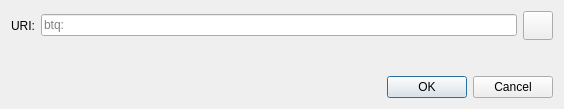
<?xml version="1.0" encoding="UTF-8"?>
<ui version="4.0">
 <class>OpenURIDialog</class>
 <widget class="QDialog" name="OpenURIDialog">
  <property name="geometry">
   <rect>
    <x>0</x>
    <y>0</y>
    <width>564</width>
    <height>109</height>
   </rect>
  </property>
  <property name="windowTitle">
   <string>Open btq URI</string>
  </property>
  <layout class="QVBoxLayout" name="verticalLayout">
   <item>
    <layout class="QHBoxLayout" name="horizontalLayout">
     <item>
      <widget class="QLabel" name="label">
       <property name="text">
        <string>URI:</string>
       </property>
      </widget>
     </item>
     <item>
      <widget class="QValidatedLineEdit" name="uriEdit">
       <property name="placeholderText">
        <string notr="true">btq:</string>
       </property>
      </widget>
     </item>
     <item>
      <widget class="QToolButton" name="pasteButton">
       <property name="toolTip">
        <string extracomment="Tooltip text for button that allows you to paste an address that is in your clipboard.">Paste address from clipboard</string>
       </property>
       <property name="text">
        <string/>
       </property>
       <property name="icon">
        <iconset resource="../btq.qrc">
         <normaloff>:/icons/editpaste</normaloff>:/icons/editpaste
        </iconset>
       </property>
       <property name="iconSize">
        <size>
         <width>22</width>
         <height>22</height>
        </size>
       </property>
      </widget>
     </item>
    </layout>
   </item>
   <item>
    <spacer name="verticalSpacer">
     <property name="orientation">
      <enum>Qt::Vertical</enum>
     </property>
     <property name="sizeHint" stdset="0">
      <size>
       <width>20</width>
       <height>40</height>
      </size>
     </property>
    </spacer>
   </item>
   <item>
    <widget class="QDialogButtonBox" name="buttonBox">
     <property name="orientation">
      <enum>Qt::Horizontal</enum>
     </property>
     <property name="standardButtons">
      <set>QDialogButtonBox::Cancel|QDialogButtonBox::Ok</set>
     </property>
    </widget>
   </item>
  </layout>
 </widget>
 <customwidgets>
  <customwidget>
   <class>QValidatedLineEdit</class>
   <extends>QLineEdit</extends>
   <header>qt/qvalidatedlineedit.h</header>
  </customwidget>
 </customwidgets>
 <resources/>
 <connections>
  <connection>
   <sender>buttonBox</sender>
   <signal>accepted()</signal>
   <receiver>OpenURIDialog</receiver>
   <slot>accept()</slot>
   <hints>
    <hint type="sourcelabel">
     <x>248</x>
     <y>254</y>
    </hint>
    <hint type="destinationlabel">
     <x>157</x>
     <y>274</y>
    </hint>
   </hints>
  </connection>
  <connection>
   <sender>buttonBox</sender>
   <signal>rejected()</signal>
   <receiver>OpenURIDialog</receiver>
   <slot>reject()</slot>
   <hints>
    <hint type="sourcelabel">
     <x>316</x>
     <y>260</y>
    </hint>
    <hint type="destinationlabel">
     <x>286</x>
     <y>274</y>
    </hint>
   </hints>
  </connection>
 </connections>
</ui>
